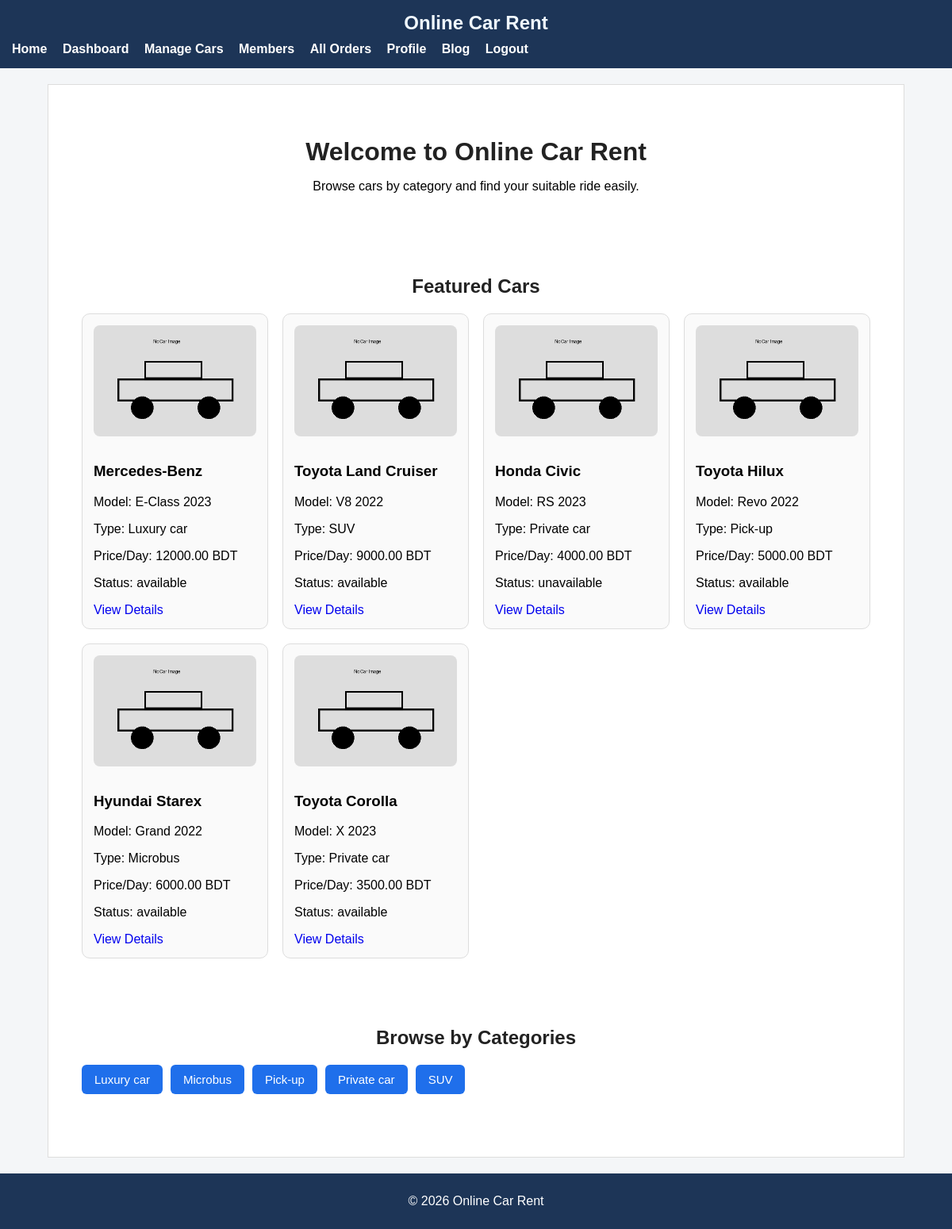
Screenshot of /views/home.php (signed in) with the database file from the repository.
### tables this page shows
CREATE TABLE `cars` (
  `id`                  INT(11)        NOT NULL AUTO_INCREMENT,
  `name`                VARCHAR(100)   NOT NULL,
  `model`               VARCHAR(100)   NOT NULL,
  `type`                VARCHAR(50)    NOT NULL
                          COMMENT 'Private car | Microbus | Pick-up | SUV | Luxury car',
  `price_per_day`       DECIMAL(10,2)  NOT NULL,
  `availability_status` ENUM('available','unavailable') NOT NULL DEFAULT 'available',
  `image_path`          VARCHAR(255)   DEFAULT NULL,
  `description`         TEXT           DEFAULT NULL,
  `created_at`          TIMESTAMP      NOT NULL DEFAULT CURRENT_TIMESTAMP,
  PRIMARY KEY (`id`)
);

### models/carModel.php (called while the page is built, shortened)
<?php
function task1GetFeaturedCars(){
    $con = getConnection();
    $sql = "select * from cars order by id desc limit 6";
    return mysqli_query($con, $sql);
}
function task1GetCarCategories(){
    $con = getConnection();
    $sql = "select distinct type from cars where type is not null and type != '' order by type asc";
    return mysqli_query($con, $sql);
}
?>

### views/home.php (the view, shortened to what this page needs)
<?php
require_once __DIR__ . '/../models/carModel.php';
$featuredCars = task1GetFeaturedCars();
$categories = task1GetCarCategories();
include('header.php');
?>
<div class="container">
    <div class="home-hero">
        <h1>Welcome to Online Car Rent</h1>
        <p>Browse cars by category and find your suitable ride easily.</p>
    </div>
    <section class="section-box">
        <h2>Featured Cars</h2>
        <div class="car-grid">
            <?php if ($featuredCars && mysqli_num_rows($featuredCars) > 0) { ?>
                <?php while ($car = mysqli_fetch_assoc($featuredCars)) { ?>
                    <?php
                        $image = !empty($car['image_path']) ? "../" . $car['image_path'] : "../assets/no-car.png";
                    ?>
                    <div class="car-card">
                        <img src="<?php echo htmlspecialchars($image); ?>" alt="Car Image">
                        <h3><?php echo htmlspecialchars($car['name']); ?></h3>
                        <p>Model: <?php echo htmlspecialchars($car['model']); ?></p>
                        <p>Type: <?php echo htmlspecialchars($car['type']); ?></p>
                        <p>Price/Day: <?php echo htmlspecialchars($car['price_per_day']); ?> BDT</p>
                        <p>Status: <?php echo htmlspecialchars($car['availability_status']); ?></p>
                        <a href="car_details.php?id=<?php echo htmlspecialchars($car['id']); ?>">View Details</a>
                    </div>
                <?php } ?>
            <?php } else { ?>
                <p>No featured cars available yet.</p>
            <?php } ?>
        </div>
    </section>
    <section class="section-box">
        <h2>Browse by Categories</h2>
        <div class="category-bar">
            <?php if ($categories && mysqli_num_rows($categories) > 0) { ?>
                <?php while ($cat = mysqli_fetch_assoc($categories)) { ?>
                    <button class="category-btn" data-type="<?php echo htmlspecialchars($cat['type']); ?>">
                        <?php echo htmlspecialchars($cat['type']); ?>
                    </button>
                <?php } ?>
            <?php } else { ?>
                <p>No categories available yet.</p>
            <?php } ?>
        </div>
    </section>
</div>
<?php include('footer.php'); ?>

### views/header.php (shortened to what this page needs)
<!DOCTYPE html>
<html>
<head>
    <link rel="stylesheet" href="../assets/style.css">
</head>
<body>
<div class="header">
    <h2 style="color:aliceblue">Online Car Rent</h2>
    <div class="nav">
        <?php if(isset($_SESSION['user_id']) && $_SESSION['role'] == 'member'){ ?>
            <a href="home.php">Home</a>
            <a href="car_details.php">Browse Cars</a>
            <a href="rental_history.php">My Rentals</a>
            <a href="profile.php">Profile</a>
            <a href="blog.php">Blog</a>
            <a href="../controllers/authController.php?action=logout">Logout</a>
        <?php } elseif(isset($_SESSION['user_id']) && $_SESSION['role'] == 'admin'){ ?>
            <a href="home.php">Home</a>
            <a href="admin_dashboard.php">Dashboard</a>
            <a href="manage_cars.php">Manage Cars</a>
            <a href="members.php">Members</a>
            <a href="all_orders.php">All Orders</a>
            <a href="profile.php">Profile</a>
            <a href="blog.php">Blog</a>
            <a href="../controllers/authController.php?action=logout">Logout</a>
        <?php } else { ?>
            <a href="login.php">Login</a>
            <a href="register.php">Register</a>
        <?php } ?>
    </div>
</div>

### views/footer.php
<div class="footer">
    <p>&copy; 2026 Online Car Rent</p>
</div>
</body>
</html>

### assets/style.css (style rules this page uses)
* { box-sizing: border-box; font-family: Arial, sans-serif; }
body { margin: 0; min-height: 100vh; background: #f4f6f8; display: flex; flex-direction: column; }
h2 { text-align: center; margin-bottom: 20px; color: #222; }
button { width: 100%; padding: 12px; background: #1f6feb; color: #ffffff; border: none; border-radius: 6px; font-size: 15px; cursor: pointer; }
.header { background: #1d3557; color: white; padding: 15px; }
.header h2 { margin: 0 0 10px 0; }
.nav a { color: white; text-decoration: none; margin-right: 15px; font-weight: bold; }
.container { width: 90%; margin: 20px auto; background: white; padding: 20px; min-height: 450px; border: 1px solid #ddd; }
.footer { background: #1d3557; color: white; text-align: center; padding: 10px; margin-top: auto; }
a { text-decoration: none; }
.home-hero { background: #ffffff; padding: 25px; border-radius: 10px; margin-bottom: 20px; text-align: center; }
.home-hero h1 { margin-bottom: 10px; color: #222; }
.section-box { background: #ffffff; padding: 22px; border-radius: 10px; margin-bottom: 22px; }
.car-grid { display: grid; grid-template-columns: repeat(auto-fit, minmax(220px, 1fr)); gap: 18px; margin-top: 15px; }
.car-card { border: 1px solid #ddd; border-radius: 10px; padding: 14px; background: #fafafa; }
.car-card img { width: 100%; height: 140px; object-fit: cover; border-radius: 8px; margin-bottom: 10px; }
.category-bar { display: flex; flex-wrap: wrap; gap: 10px; margin-top: 12px; }
.category-btn { width: auto; padding: 10px 16px; background: #1f6feb; color: white; border: none; border-radius: 6px; cursor: pointer; }

### rows the page displays
cars: name "Mercedes-Benz", model "E-Class 2023", type "Luxury car", price_per_day "12000.00", availability_status "available"
cars: name "Toyota Land Cruiser", model "V8 2022", type "SUV", price_per_day "9000.00", availability_status "available"
cars: name "Honda Civic", model "RS 2023", type "Private car", price_per_day "4000.00", availability_status "unavailable"
cars: name "Toyota Hilux", model "Revo 2022", type "Pick-up", price_per_day "5000.00", availability_status "available"
cars: name "Hyundai Starex", model "Grand 2022", type "Microbus", price_per_day "6000.00", availability_status "available"
cars: name "Toyota Corolla", model "X 2023", type "Private car", price_per_day "3500.00", availability_status "available"

### other values shown
$cat['type'] "Luxury car"
$cat['type'] "Microbus"
$cat['type'] "Pick-up"
$cat['type'] "Private car"
$cat['type'] "SUV"
